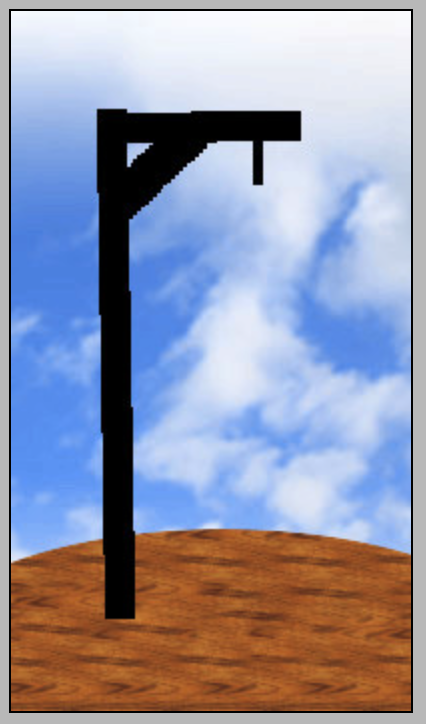
#> input picture images/1.png, 426 x 724 px
$ python Hangman.py
#> lines starting #> are read from the running program, lines starting #| are printed output that depends on the picture
import random
from PIL import Image
import pyautogui as pg
import os

pg.alert('you start a dangrous game --> H A N G M A N ')

im1=Image.open(os.path.join(os.getcwd(),'images/1.png'))
#> im1 is the input picture: PIL image 426x724 RGBA; mean R, G, B, A 148.2, 149.6, 169.5, 255
im2= Image.open(os.path.join(os.getcwd(),'images/2.png'))
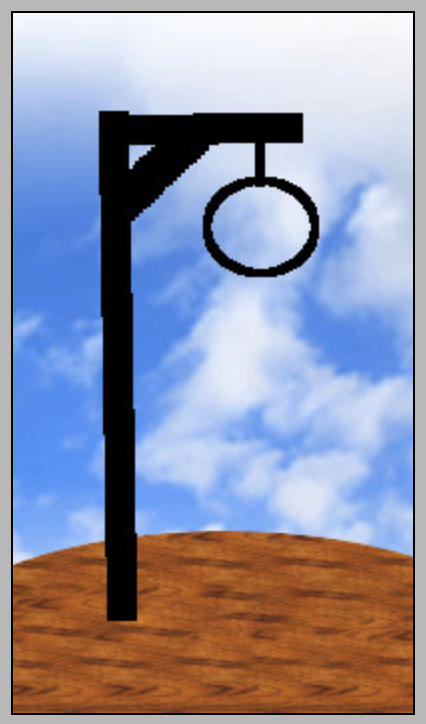
#> input picture images/2.png, 426 x 724 px
#> im2 is the input picture: PIL image 426x724 RGBA; mean R, G, B, A 146.3, 147.6, 167.1, 255
im3=Image.open(os.path.join(os.getcwd(),'images/3.png'))
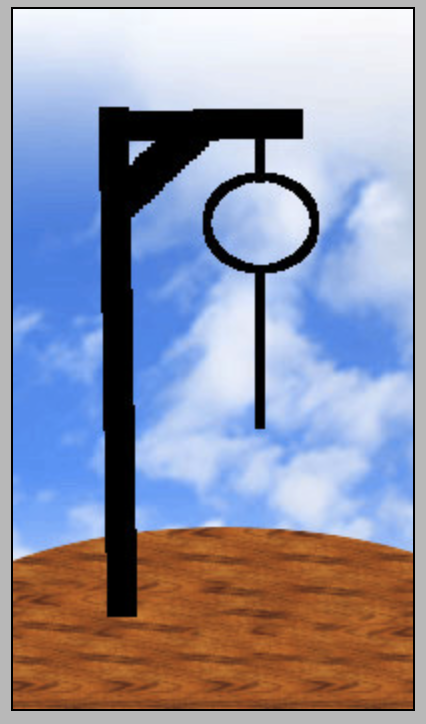
#> input picture images/3.png, 426 x 724 px
#> im3 is the input picture: PIL image 426x724 RGBA; mean R, G, B, A 145.4, 146.5, 165.8, 255
im4= Image.open(os.path.join(os.getcwd(),'images/4.png'))
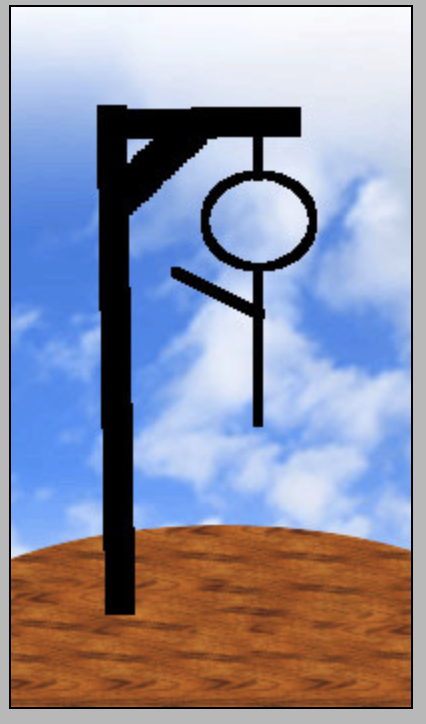
#> input picture images/4.png, 426 x 724 px
#> im4 is the input picture: PIL image 426x724 RGBA; mean R, G, B, A 144.8, 145.8, 164.9, 255
im5=Image.open(os.path.join(os.getcwd(),'images/5.png'))
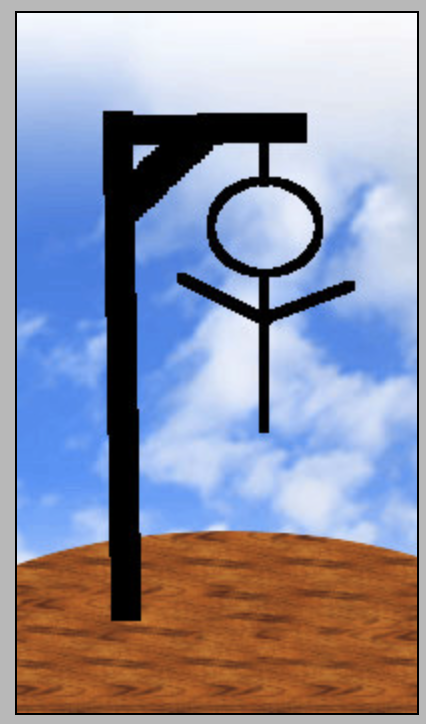
#> input picture images/5.png, 426 x 724 px
#> im5 is the input picture: PIL image 426x724 RGBA; mean R, G, B, A 144.3, 145.2, 164.1, 255
im6= Image.open(os.path.join(os.getcwd(),'images/6.png'))
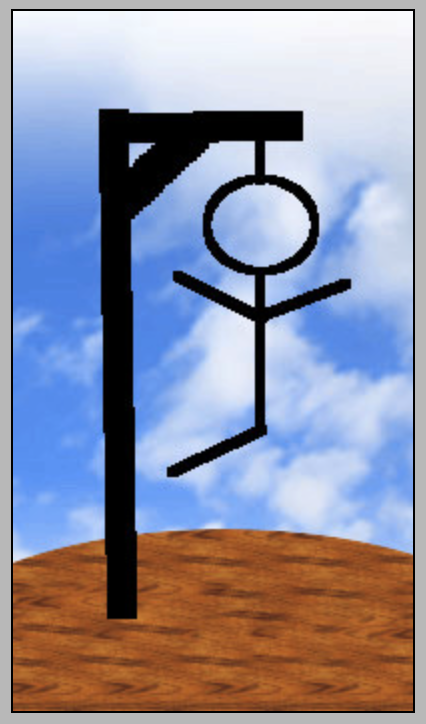
#> input picture images/6.png, 426 x 724 px
#> im6 is the input picture: PIL image 426x724 RGBA; mean R, G, B, A 143.6, 144.4, 163.1, 255
#> (the run stopped early here; a loop or call above may not have finished)
